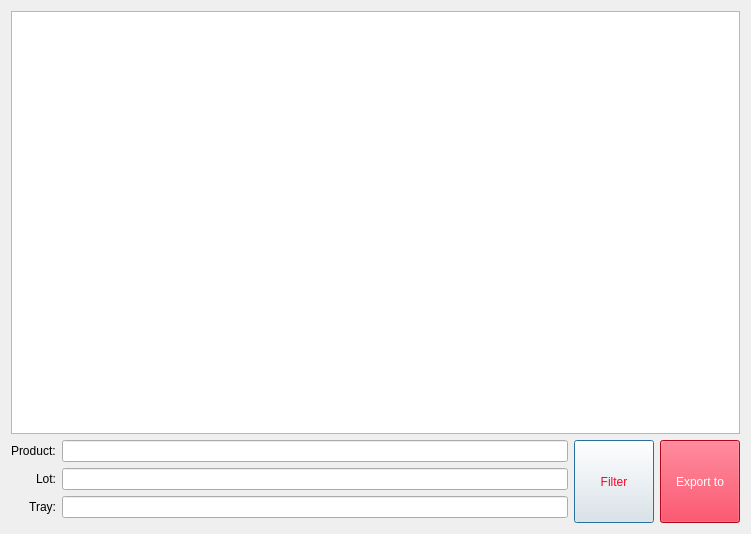
<?xml version="1.0" encoding="UTF-8"?>
<ui version="4.0">
 <class>Dialog</class>
 <widget class="QDialog" name="Dialog">
  <property name="geometry">
   <rect>
    <x>0</x>
    <y>0</y>
    <width>751</width>
    <height>534</height>
   </rect>
  </property>
  <property name="windowTitle">
   <string>Dialog</string>
  </property>
  <layout class="QGridLayout" name="gridLayout">
   <item row="2" column="0">
    <layout class="QVBoxLayout" name="verticalLayout">
     <property name="bottomMargin">
      <number>5</number>
     </property>
     <item>
      <widget class="QLabel" name="label_2">
       <property name="text">
        <string>Product:</string>
       </property>
      </widget>
     </item>
     <item>
      <widget class="QLabel" name="label">
       <property name="text">
        <string>Lot:</string>
       </property>
       <property name="alignment">
        <set>Qt::AlignRight|Qt::AlignTrailing|Qt::AlignVCenter</set>
       </property>
      </widget>
     </item>
     <item>
      <widget class="QLabel" name="label_3">
       <property name="text">
        <string>Tray:</string>
       </property>
       <property name="alignment">
        <set>Qt::AlignRight|Qt::AlignTrailing|Qt::AlignVCenter</set>
       </property>
      </widget>
     </item>
    </layout>
   </item>
   <item row="0" column="0" colspan="2">
    <widget class="QTableView" name="tableView">
     <property name="styleSheet">
      <string notr="true">border-color: rgb(252, 5, 38);</string>
     </property>
    </widget>
   </item>
   <item row="2" column="1">
    <layout class="QHBoxLayout" name="horizontalLayout">
     <item>
      <layout class="QVBoxLayout" name="verticalLayout_2">
       <property name="bottomMargin">
        <number>5</number>
       </property>
       <item>
        <widget class="QLineEdit" name="product_search"/>
       </item>
       <item>
        <widget class="QLineEdit" name="lot_search"/>
       </item>
       <item>
        <widget class="QLineEdit" name="tray_search"/>
       </item>
      </layout>
     </item>
     <item>
      <layout class="QVBoxLayout" name="verticalLayout_3">
       <item>
        <widget class="QPushButton" name="filter_button">
         <property name="sizePolicy">
          <sizepolicy hsizetype="Minimum" vsizetype="Preferred">
           <horstretch>0</horstretch>
           <verstretch>0</verstretch>
          </sizepolicy>
         </property>
         <property name="styleSheet">
          <string notr="true">color:rgb(252, 5, 38)</string>
         </property>
         <property name="text">
          <string>Filter</string>
         </property>
        </widget>
       </item>
      </layout>
     </item>
     <item>
      <widget class="QPushButton" name="export_button">
       <property name="sizePolicy">
        <sizepolicy hsizetype="Minimum" vsizetype="Preferred">
         <horstretch>0</horstretch>
         <verstretch>0</verstretch>
        </sizepolicy>
       </property>
       <property name="styleSheet">
        <string notr="true">background-color: rgb(252, 5, 38);
color: rgb(255, 255, 255);</string>
       </property>
       <property name="text">
        <string>Export to</string>
       </property>
      </widget>
     </item>
    </layout>
   </item>
  </layout>
 </widget>
 <resources/>
 <connections/>
</ui>
